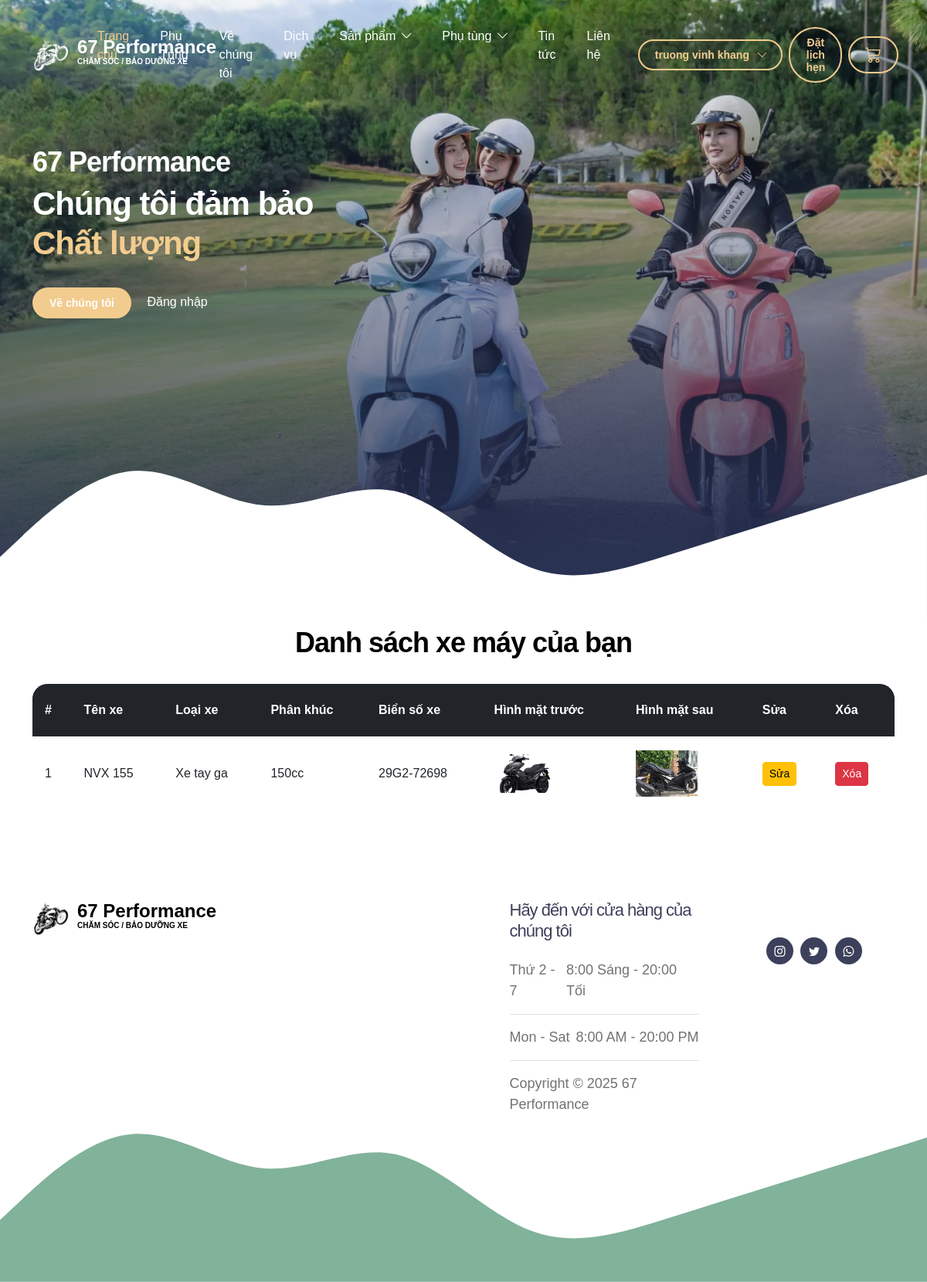
/User/bike_list.php (signed in), run on the app's committed database.
### tables this page shows
CREATE TABLE `xemay` (
  `MaXE` int(11) NOT NULL,
  `TenXe` varchar(255) DEFAULT NULL,
  `LoaiXe` varchar(255) DEFAULT NULL,
  `PhanKhuc` varchar(255) DEFAULT NULL,
  `BienSoXe` varchar(255) DEFAULT NULL,
  `HinhAnhMatTruocXe` varchar(255) DEFAULT NULL,
  `HinhAnhMatSauXe` varchar(255) DEFAULT NULL,
  `hoadon_MaHD` int(11) DEFAULT NULL,
  `khachhang_MaKH` int(11) DEFAULT NULL
);

### User/model/BikeProfileModel.php (called while the page is built, shortened)
<?php
class BikeProfileModel
{
    private $conn;
    public function __construct($db)
    {
        $this->conn = $db;
    }
    public function getBikesByCustomerId($customerId)
    {
        $sql = "SELECT * FROM xemay WHERE khachhang_MaKH = ?";
        $stmt = $this->conn->prepare($sql);
        $stmt->execute([$customerId]);
        return $stmt->fetchAll(PDO::FETCH_ASSOC);
    }
}

### User/bike_list.php (the view, shortened to what this page needs)
<?php
include './utils/ConnectDb.php';
include './model/BikeProfileModel.php';
$customerId = $_SESSION['MaKH'];
$db = (new ConnectDb())->connect();
$bikeModel = new BikeProfileModel($db);
$bikes = $bikeModel->getBikesByCustomerId($customerId);
?>
<!doctype html>
<html lang="en">
<head>
    <link href="css/bootstrap.min.css" rel="stylesheet">
    <link href="css/bootstrap-icons.css" rel="stylesheet">
    <link href="css/templatemo-tiya-golf-club.css" rel="stylesheet">
</head>
<body>
<main>
<?php include('./layouts/navbar/navbar.php') ?>
<?php include('./layouts/hero/hero.php') ?>
<section class="section-padding">
    <div class="container">
        <div class="row">
            <div class="col-12 text-center mb-4">
                <h2>Danh sách xe máy của bạn</h2>
            </div>
            <div class="col-12">
                <?php if (empty($bikes)): ?>
                    <div class="alert alert-info text-center">Bạn chưa có xe nào.</div>
                <?php else: ?>
                <div class="table-responsive">
                    <table class="table table-bordered align-middle">
                        <thead class="table-dark">
                            <tr>
                                <th>#</th>
                                <th>Tên xe</th>
                                <th>Loại xe</th>
                                <th>Phân khúc</th>
                                <th>Biển số xe</th>
                                <th>Hình mặt trước</th>
                                <th>Hình mặt sau</th>
                                <th>Sửa</th>
                                <th>Xóa</th>
                            </tr>
                        </thead>
                        <tbody>
                            <?php foreach ($bikes as $index => $bike): ?>
                            <tr>
                                <td><?php echo $index + 1; ?></td>
                                <td><?php echo htmlspecialchars($bike['TenXe']); ?></td>
                                <td><?php echo htmlspecialchars($bike['LoaiXe']); ?></td>
                                <td><?php echo htmlspecialchars($bike['PhanKhuc']); ?></td>
                                <td><?php echo htmlspecialchars($bike['BienSoXe']); ?></td>
                                <td>
                                    <?php if (!empty($bike['HinhAnhMatTruocXe'])): ?>
                                        <img src="<?php echo htmlspecialchars($bike['HinhAnhMatTruocXe']); ?>" alt="Mặt trước" style="max-width:80px;max-height:60px;">
                                    <?php endif; ?>
                                </td>
                                <td>
                                    <?php if (!empty($bike['HinhAnhMatSauXe'])): ?>
                                        <img src="<?php echo htmlspecialchars($bike['HinhAnhMatSauXe']); ?>" alt="Mặt sau" style="max-width:80px;max-height:60px;">
                                    <?php endif; ?>
                                </td>
                                <td>
                                    <a href="bike_update.php?MaXe=<?php echo $bike['MaXE']; ?>" class="btn btn-warning btn-sm">Sửa</a>
                                </td>
                                <td>
                                    <form action="controller/bike_delete.php" method="POST" onsubmit="return confirm('Bạn có chắc chắn muốn xóa xe này?');" style="display:inline;">
                                        <button type="submit" class="btn btn-danger btn-sm">Xóa</button>
                                    </form>
                                </td>
                            </tr>
                            <?php endforeach; ?>
                        </tbody>
                    </table>
                </div>
                <?php endif; ?>
            </div>
        </div>
    </div>
</section>
</main>
<?php include('./layouts/footer/footer.php'); ?>
</body>
</html>

### User/css/templatemo-tiya-golf-club.css (style rules this page uses)
:root { --white-color: #ffffff; --primary-color: #81B29A; --secondary-color: #3D405B; --section-bg-color: #F4F1DE; --custom-btn-bg-color: #F2CC8F; --custom-btn-bg-hover-color: #E07A5F; --dark-color: #000000; --p-color: #717275; --link-hover-color: #F2CC8F; --body-font-family: 'DM Sans', sans-serif; --h1-font-size: 42px; --h2-font-size: 36px; --h3-font-size: 28px; --h4-font-size: 24px; --h5-font-size: 22px; --h6-font-size: 20px; --p-font-size: 18px; --menu-font-size: 16px; --btn-font-size: 14px; --border-radius-large: 100px; --border-radius-medium: 20px; --border-radius-small: 10px; --font-weight-normal: 400; --font-weight-medium: 500; --font-weight-bold: 700; }
body { background-color: var(--white-color); font-family: var(--body-font-family); }
h2, h3, h4, h5, h6 { color: var(--dark-color); }
h1, h2, h3, h4, h5, h6 { font-weight: var(--font-weight-medium); letter-spacing: -1px; }
h2 { font-size: var(--h2-font-size); font-weight: var(--font-weight-bold); }
a, button { touch-action: manipulation; transition: all 0.3s; }
a { display: inline-block; color: var(--secondary-color); text-decoration: none; }
.section-padding { padding-top: 100px; padding-bottom: 100px; }
.table-responsive { border-radius: var(--border-radius-medium); }
.table-responsive tbody, .table-responsive td, .table-responsive tfoot, .table-responsive th, .table-responsive thead, .table-responsive tr { border: 0; }
.table-responsive thead tr { background-color: var(--secondary-color); color: var(--white-color); }
.table-responsive thead th { padding: 22px 16px !important; }
.table>:not(caption)>*>* { padding: 18px 16px; }

### data on the page
xemay: TenXe "NVX 155", LoaiXe "Xe tay ga", PhanKhuc "150cc", BienSoXe "29G2-72698", HinhAnhMatTruocXe (picture), HinhAnhMatSauXe (picture)

### other printed values
$_SESSION['TenKH'] "truong vinh khang"
